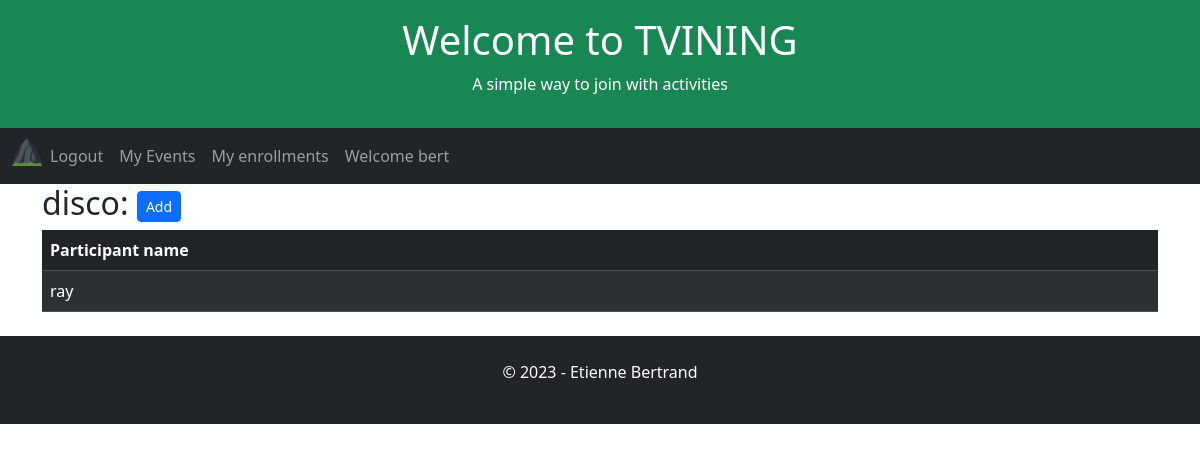
The app's page /event-enrollment/12 (signed in) with its own data.
### app/models.py (models this page shows, shortened)
class User(UserMixin, db.Model):
    id = db.Column(db.Integer, primary_key=True)
    username = db.Column(db.String(64), index=True, unique=True)
    email = db.Column(db.String(120), index=True, unique=True)
    password_hash = db.Column(db.String(128))

class Event(db.Model):
    id = db.Column(db.Integer, primary_key=True)
    user_id = db.Column(db.Integer, db.ForeignKey('user.id', name='fk_event_user'), nullable=False)
    title = db.Column(db.String(255), nullable=False)
    date = db.Column(db.DateTime, index=True, default=datetime.utcnow)

class Enrollment(db.Model):
    id = db.Column(db.Integer, primary_key=True)
    user_id = db.Column(db.Integer, db.ForeignKey('user.id', name='fk_enrollment_user'), nullable=False)
    event_id = db.Column(db.Integer, db.ForeignKey('event.id', name='fk_enrollment_event'), nullable=False)
    date = db.Column(db.DateTime, index=True, default=datetime.utcnow)

### app/routes.py (the view)
@app.route('/event-enrollment', methods=['GET'])
@app.route('/event-enrollment/<event_id>', methods=['GET'])
@login_required
def eventEnrollments(event_id=0):
    global appName, appSlogan, appTitle, db
    eventEnrollments = db.session.query(
        Enrollment.id,
        Event.title,
        Event.date,
        User.username.label('enroller'),
    ).outerjoin(User, User.id == Enrollment.user_id
    ).outerjoin(Event, Enrollment.event_id == Event.id
    ).filter(Event.id == event_id
    ).all()
    eventTitle = eventEnrollments[0].title
    return render_template(
        'event-enrollments.html',
        appName=appName,
        appTitle=appTitle,
        appSlogan=appSlogan,
        eventTitle=eventTitle,
        eventEnrollments=eventEnrollments,
        )

### app/models.py (called while the page is built)
@login.user_loader
def load_user(id):
    return User.query.get(int(id))

### app/templates/event-enrollments.html
{% extends "home.html" %}
{% block content %}
    <h2>{{ eventTitle }}: <button type="button" class="btn btn-primary btn-sm">Add</button></h2>
        <table class="table table-dark table-hover table-striped table-responsive-sm">
            <thead>
            <tr>
                <th>Participant name</th>
            </tr>
            </thead>
            <tbody>
                {% for enrollment in eventEnrollments %}
                    <tr>
                        <td>{{ enrollment.enroller }}</td>
                    </tr>
                {% endfor %}
            </tbody>
        </table>
{% endblock %}

### app/templates/home.html (shortened to what this page needs)
<!DOCTYPE html>
<html lang="en">
<head>
    <link href="https://cdn.jsdelivr.net/npm/bootstrap@5.3.2/dist/css/bootstrap.min.css" rel="stylesheet">
</head>
<body>
    <div class="p-3 bg-success text-white text-center">
    {% if appTitle %}
        <h1>{{ appTitle }}</h1>
        {% else %}
        <h1>hard coded appTitle xyz</h1>
    {% endif %}
    {% if appSlogan %}
        <p>{{ appSlogan }}</p>
        {% else %}
        <p>hard coded appSlogan xyz</p>
    {% endif %}
    </div>
    <nav class="navbar navbar-expand-lg bg-dark navbar-dark">
        <div class="container-fluid">
            <div class="collapse navbar-collapse" id="navbarNav">
            <ul class="navbar-nav">
                <li class="nav-item">
                    <a class="nav-brand" href="{{ url_for('index') }}">
                        <img src="{{ url_for('static', filename='/favicon_io/favicon-32x32.png') }}" width="30" height="30" alt="">
                    </a>
                </li>
                {% if current_user.is_anonymous %}
                <li class="nav-item">
                <a class="nav-link" href="{{ url_for('login') }}">Login</a>
                </li>
                <li class="nav-item">
                    <a class="nav-link" href="{{ url_for('register') }}">Subscribe</a>
                </li>
                {% else %}
                <li class="nav-item">
                    <a class="nav-link" href="{{ url_for('logout') }}">Logout</a>
                </li>
                <li class="nav-item">
                    <a class="nav-link" href="{{ url_for('userEvents') }}">My Events</a>
                </li>
                <li class="nav-item">
                    <a class="nav-link" href="{{ url_for('userEnrollments') }}">My enrollments</a>
                </li>
                <li class="nav-item">
                    <a class="nav-link" href="{{ url_for('index') }}">Welcome {{ current_user.username }}</a>
                </li>
                {% endif %}
            </ul>
            </div>
        </div>
    </nav>
    <div class="container">
        {% block content %}{% endblock %}
    </div>
    <div class="mt-4 p-4 bg-dark text-white text-center">
    <p>© 2023 - Etienne Bertrand</p>
    </div>
</body>
</html>

### records on screen
User: username "bert"
Event: title "disco"
Enrollment: enroller "ray"

### other values on screen
{{ appTitle }} "Welcome to TVINING"
{{ appSlogan }} "A simple way to join with activities"
